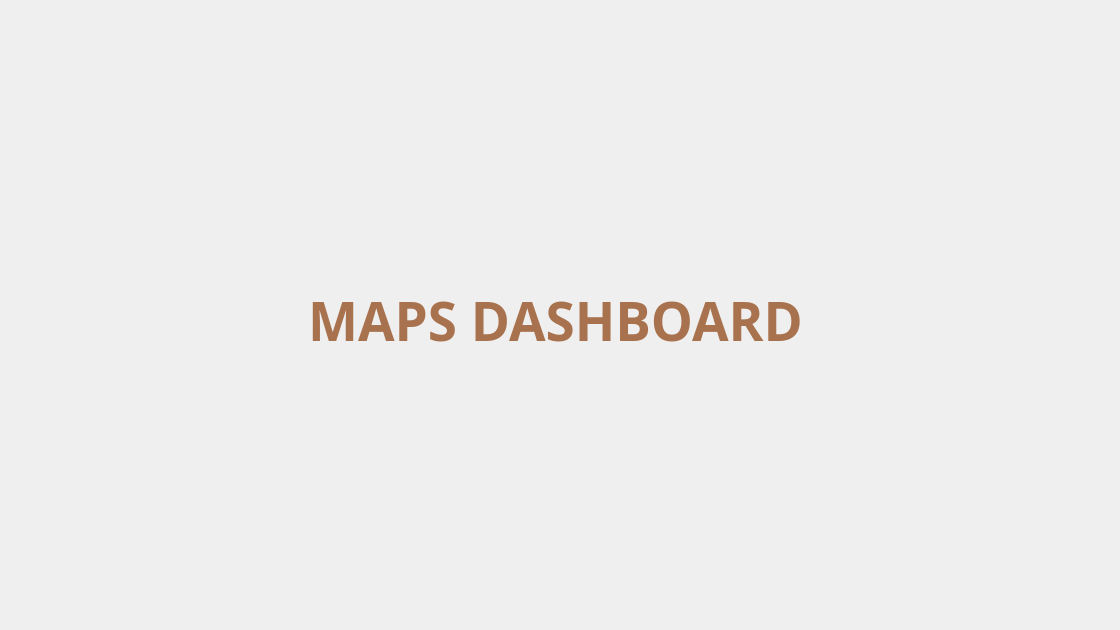
<?xml version="1.0" encoding="UTF-8"?>
<ui version="4.0">
 <class>DashboardLoader</class>
 <widget class="QWidget" name="DashboardLoader">
  <property name="geometry">
   <rect>
    <x>0</x>
    <y>0</y>
    <width>1120</width>
    <height>630</height>
   </rect>
  </property>
  <property name="minimumSize">
   <size>
    <width>1120</width>
    <height>630</height>
   </size>
  </property>
  <property name="maximumSize">
   <size>
    <width>1120</width>
    <height>630</height>
   </size>
  </property>
  <property name="windowTitle">
   <string>Form</string>
  </property>
  <widget class="QLabel" name="welcome_message_h2">
   <property name="geometry">
    <rect>
     <x>300</x>
     <y>270</y>
     <width>511</width>
     <height>101</height>
    </rect>
   </property>
   <property name="font">
    <font>
     <family>Dosis</family>
     <pointsize>40</pointsize>
     <bold>true</bold>
    </font>
   </property>
   <property name="styleSheet">
    <string notr="true">QLabel {
		color: #A9724E;
}</string>
   </property>
   <property name="text">
    <string>MAPS DASHBOARD</string>
   </property>
   <property name="alignment">
    <set>Qt::AlignCenter</set>
   </property>
  </widget>
 </widget>
 <resources/>
 <connections/>
</ui>
